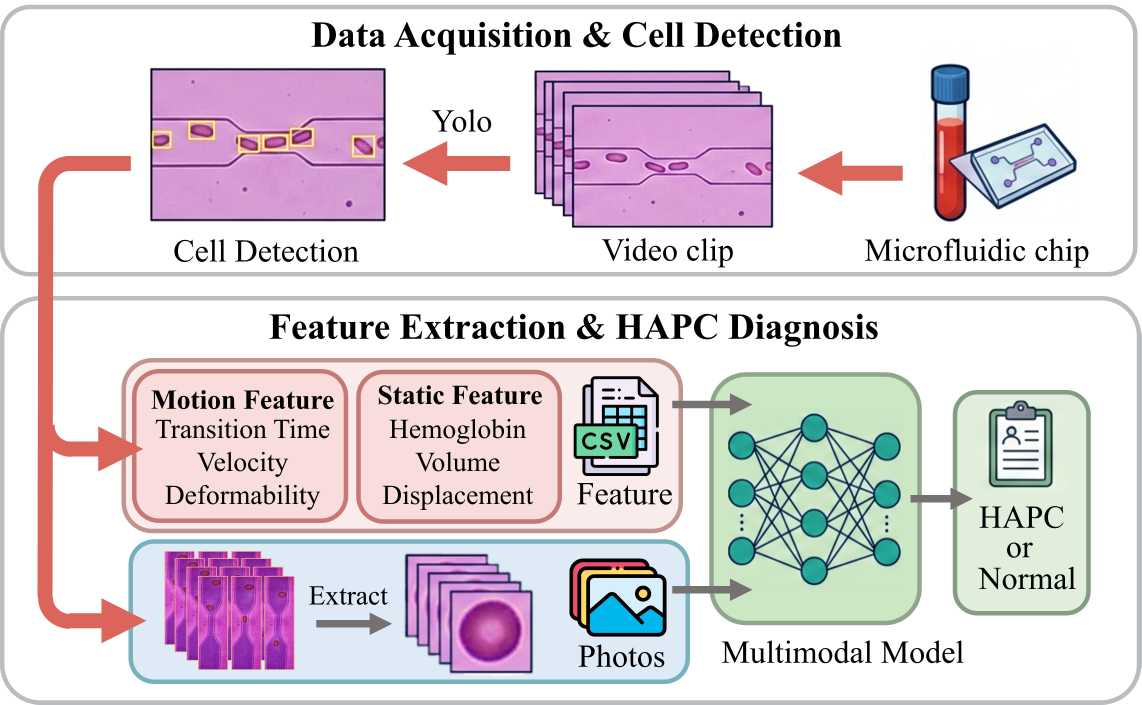
#> input picture picture/pipeline.jpg, 4565 x 2819 px (shown at 1/4 size); its folder holds only this picture in this run
$ python neck_detect.py ../picture   (older library calls are emulated)
#> lines starting #> are read from the running program, lines starting #| are printed output that depends on the picture; after the words box and inside, x2 and y2 are one past the last pixel; in counts of white or black regions, pixels touching at a corner belong together
"""Detect the narrow neck region of a microfluidic channel.

Algorithm (gradient-based, robust across varying channel appearances):
1. Strip any baked-in annotation pixels (yellow text, cyan labels).
2. Apply horizontal Sobel on LAB-L to find vertical edges = channel walls.
3. For each row, pick the strongest negative gradient (left wall) in the
   left half and the strongest positive gradient (right wall) in the right
   half. Require both to exceed a row-noise threshold.
4. Median-filter the left/right wall positions along Y to smooth out
   anomalies (cells in the interior, brief shadows).
5. Width profile = right - left. Neck rows = rows whose smoothed width is
   within neck_ratio × min_width.
6. Return neck_top, neck_bottom = longest contiguous neck segment.

This works whether walls are bright pink on purple (old images) or subtly
brighter on nearly-uniform saturation (new images) because a channel wall
is always a *local edge* regardless of absolute color.
"""
import cv2
import numpy as np
from scipy.ndimage import median_filter


def _strip_annotations(image_bgr):
    """Return a copy of the image with yellow/cyan/white annotation pixels
    inpainted from surrounding content.

    Uses cv2.inpaint (Telea algorithm) instead of a single median-BG fill,
    which avoids creating a horizontal dark strip through any cell that
    happens to sit under the annotation text.
    """
    B_ch, G_ch, R_ch = cv2.split(image_bgr)
    anno = (((R_ch > 200) & (G_ch > 180) & (B_ch < 140))
            | ((G_ch > 200) & (B_ch > 200) & (R_ch < 200))
            | ((R_ch > 230) & (G_ch > 230) & (B_ch > 230)))
    if not anno.any():
        return image_bgr
    # Slightly dilate the mask so the text's anti-aliased edges are
    # also inpainted; otherwise a thin colored halo remains.
    mask = anno.astype(np.uint8) * 255
    mask = cv2.dilate(mask, np.ones((3, 3), np.uint8))
    # Telea inpainting with small radius is fast and preserves local color
    return cv2.inpaint(image_bgr, mask, 3, cv2.INPAINT_TELEA)


def _gradient_wall_positions(image_bgr, min_edge_strength_factor=1.5):
    """Find left and right wall x-positions for every row using horizontal
    gradient.

    Returns:
        (lefts, rights, widths) int32 arrays of length H
        -1 where detection failed for that row
    """
    H, W = image_bgr.shape[:2]

    # LAB-L is robust lightness. Vertical Gaussian blur stabilizes walls
    # (continuous vertically) while preserving horizontal edges.
    lab = cv2.cvtColor(image_bgr, cv2.COLOR_BGR2LAB)
    L = lab[:, :, 0].astype(np.float32)
    L_smooth = cv2.GaussianBlur(L, (9, 31), 0)

    # Horizontal gradient. Walls are vertical lines = strong ±grad_x.
    grad_x = cv2.Sobel(L_smooth, cv2.CV_32F, 1, 0, ksize=5)

    lefts = np.full(H, -1, dtype=np.int32)
    rights = np.full(H, -1, dtype=np.int32)
    widths = np.full(H, -1, dtype=np.int32)

    mid = W // 2
    overlap = 20  # allow a bit past mid for asymmetric channels

    for y in range(H):
        row = grad_x[y]
        # Left wall: strongest negative gradient in the left half
        left_half = row[:mid + overlap]
        L_x = int(np.argmin(left_half))
        L_val = left_half[L_x]
        # Right wall: strongest positive gradient in the right half
        right_half = row[mid - overlap:]
        R_x = int(np.argmax(right_half)) + (mid - overlap)
        R_val = row[R_x]

        # Both must be stronger than noise in this row
        row_noise = np.std(row) * min_edge_strength_factor
        if L_val < -row_noise and R_val > row_noise and R_x > L_x:
            lefts[y] = L_x
            rights[y] = R_x
            widths[y] = R_x - L_x

    return lefts, rights, widths


def detect_channel_neck(
    image_bgr,
    neck_ratio=1.3,
    smooth_window=31,
    fallback_margin=0.33,
    max_gap_rows=60,
    min_edge_strength_factor=1.5,
    debug=False,
):
    """Detect (neck_top_y, neck_bottom_y) of the vertical channel.

    Returns dict with: neck_top, neck_bottom, lefts, rights, widths
    """
    H, W = image_bgr.shape[:2]

    img_clean = _strip_annotations(image_bgr)

    lefts_raw, rights_raw, widths_raw = _gradient_wall_positions(
        img_clean, min_edge_strength_factor=min_edge_strength_factor
    )

    # Median-filter the wall positions along Y to suppress outliers
    # (cells in the interior, brief shadows). This gives us stable,
    # monotonically-varying wall curves.
    valid = (lefts_raw >= 0).astype(np.float32)
    valid_ratio = float(valid.sum() / H)
    if debug:
        print(f"  [neck] valid_ratio={valid_ratio:.2f} "
              f"({int(valid.sum())}/{H})")

    fallback_top = int(H * fallback_margin)
    fallback_bottom = int(H * (1 - fallback_margin))

    if valid_ratio < 0.30:
        if debug:
            print(f"  [neck] too few valid rows, fallback to "
                  f"({fallback_top}, {fallback_bottom})")
        return {
            "neck_top": fallback_top,
            "neck_bottom": fallback_bottom,
            "widths": widths_raw,
            "lefts": lefts_raw,
            "rights": rights_raw,
        }

    # For smoothing: replace -1 with median so filter doesn't get skewed
    lefts_f = lefts_raw.astype(np.float32)
    rights_f = rights_raw.astype(np.float32)
    med_l = float(np.median(lefts_raw[lefts_raw >= 0]))
    med_r = float(np.median(rights_raw[rights_raw >= 0]))
    lefts_f[lefts_raw < 0] = med_l
    rights_f[rights_raw < 0] = med_r

    lefts_s = median_filter(lefts_f, size=31)
    rights_s = median_filter(rights_f, size=31)
    widths_s = rights_s - lefts_s

    # Light moving-average smoothing of widths for neck detection
    if smooth_window > 1:
        kern = np.ones(smooth_window, dtype=np.float32) / smooth_window
        widths_smooth = np.convolve(widths_s, kern, mode="same")
    else:
        widths_smooth = widths_s

    # Neck = rows where width is close to the minimum
    # Use robust estimate: min of moderately-smoothed widths, ignoring
    # the smallest 10% (which can include wall-detection anomalies)
    # Filter out only actively-valid rows for percentile calc
    widths_for_stats = widths_smooth[widths_smooth > 0]
    if len(widths_for_stats) < 10:
        if debug:
            print(f"  [neck] too few width samples, fallback")
        return {
            "neck_top": fallback_top, "neck_bottom": fallback_bottom,
            "widths": widths_s.astype(np.int32),
            "lefts": lefts_s.astype(np.int32),
            "rights": rights_s.astype(np.int32),
        }
    # 10th percentile gives a robust "typical minimum" excluding
    # anomalous tiny spikes from wall-detection glitches
    robust_min = float(np.percentile(widths_for_stats, 10))
    threshold = robust_min * neck_ratio
    neck_rows = np.where(widths_smooth <= threshold)[0]

    if len(neck_rows) < 5:
        if debug:
            print(f"  [neck] few neck rows, fallback")
        return {
            "neck_top": fallback_top,
            "neck_bottom": fallback_bottom,
            "widths": widths_s.astype(np.int32),
            "lefts": lefts_s.astype(np.int32),
            "rights": rights_s.astype(np.int32),
        }

    # Longest contiguous segment (allow small gaps)
    segments = []
    start = neck_rows[0]
    prev = start
    for y in neck_rows[1:]:
        if y - prev > max_gap_rows:
            segments.append((start, prev))
            start = y
        prev = y
    segments.append((start, prev))
    longest = max(segments, key=lambda s: s[1] - s[0])
    neck_top, neck_bottom = longest

    if debug:
        print(f"  [neck] robust_min={robust_min:.0f}, "
              f"threshold={threshold:.0f}, top={neck_top}, bottom={neck_bottom}, "
              f"segments={len(segments)}")

    return {
        "neck_top": int(neck_top),
        "neck_bottom": int(neck_bottom),
        "widths": widths_s.astype(np.int32),
        "lefts": lefts_s.astype(np.int32),
        "rights": rights_s.astype(np.int32),
    }


# [49 lines left out: functions build_channel_interior_mask, _per_row_channel_width, not called in this run]


if __name__ == "__main__":
    import sys
    from pathlib import Path
    d = Path(sys.argv[1]) if len(sys.argv) > 1 else Path("H:/20/model/images")
    for p in sorted(d.iterdir()):
        img = cv2.imread(str(p))
#> img is the input picture: shape (2819, 4565, 3); mean B, G, R 218, 211.7, 220.7
        if img is None:
            continue
        print(f"\n=== {p.name}: {img.shape[1]}x{img.shape[0]} ===")
#| === pipeline.jpg: 4565x2819 ===
        res = detect_channel_neck(img, debug=True)
#> in _strip_annotations, `B_ch, G_ch, R_ch = cv2.split(image_bgr)`:
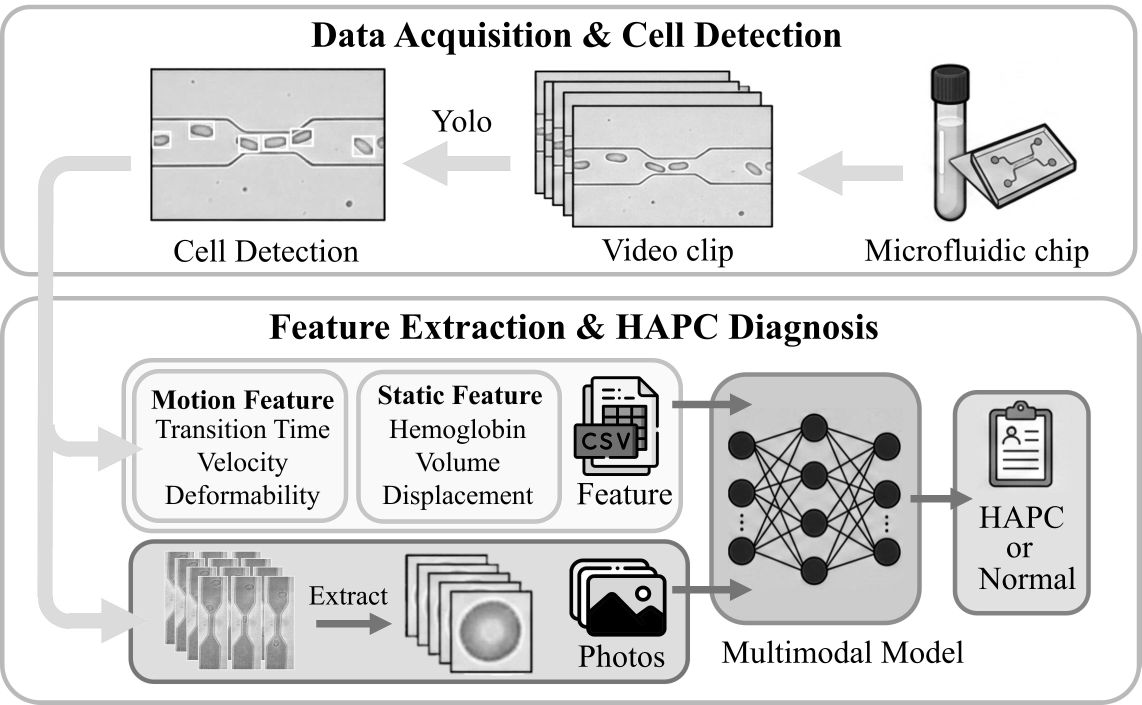
#> R_ch: shape (2819, 4565) (shown at 1/4 size); min 0, max 255, mean 220.7
#> in _strip_annotations, `anno = (((R_ch > 200) & (G_ch > 180) & (B_ch < 140)) | ((G_ch > 200) &..`:
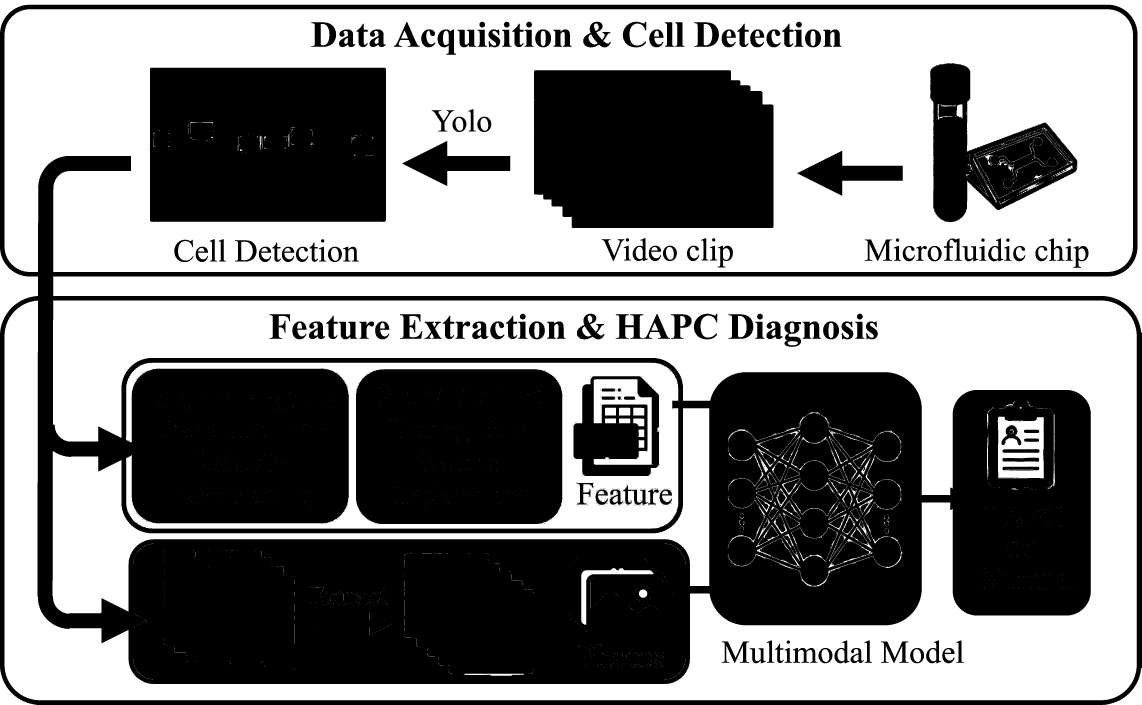
#> anno: shape (2819, 4565) bool (shown at 1/4 size); 53.3% white; 957 black regions (796 under 20 px), largest, box (x1, y1, x2, y2) and area: (0, 19, 4565, 2819) 3767461, (599, 271, 1544, 888) 580030, (2136, 281, 3094, 913) 576340
#> in _strip_annotations, `mask = cv2.dilate(mask, np.ones((3, 3), np.uint8))`: mask: shape (2819, 4565); 55% white; 265 black regions (60 under 20 px), largest, box (x1, y1, x2, y2) and area: (0, 20, 4565, 2819) 3542375, (601, 272, 1543, 887) 574336, (2137, 282, 3093, 911) 573147
#> in _strip_annotations, `return cv2.inpaint(image_bgr, mask, 3, cv2.INPAINT_TELEA)`:
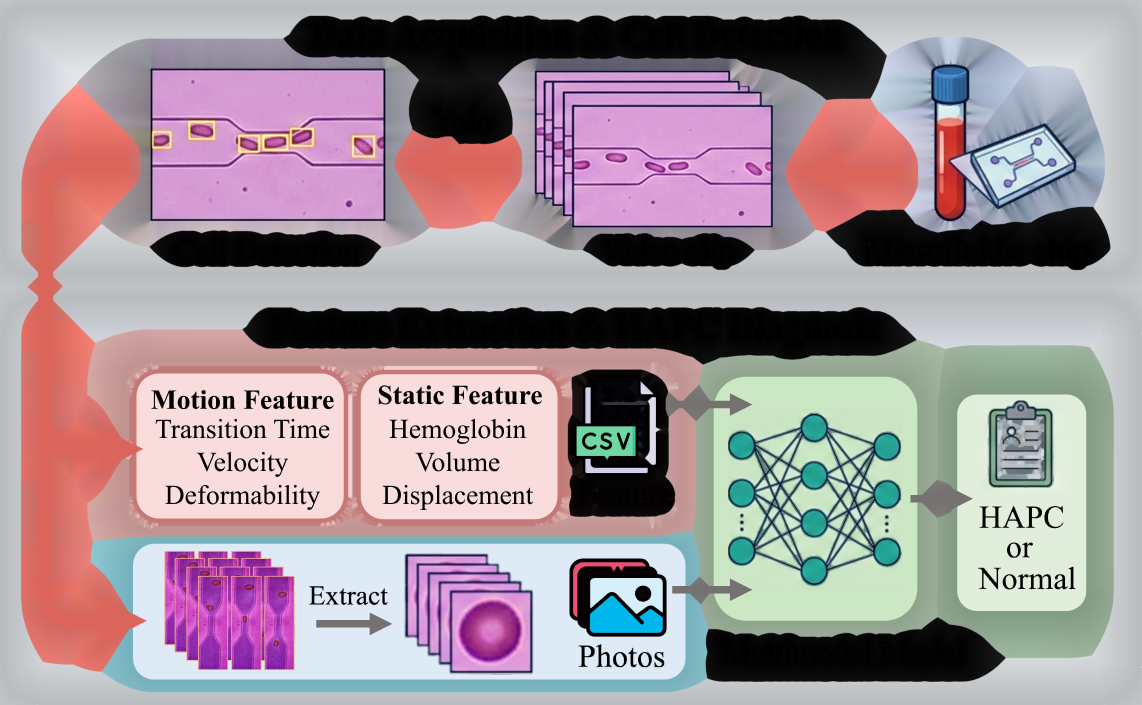
#> returned value: shape (2819, 4565, 3) (shown at 1/4 size); mean of channels 0, 1, 2 153.9, 147.3, 162; drawn as B, G, R
#> in _gradient_wall_positions, `lab = cv2.cvtColor(image_bgr, cv2.COLOR_BGR2LAB)`: lab: shape (2819, 4565, 3); mean of channels 0, 1, 2 158, 135.2, 127.5
#> in _gradient_wall_positions, `L = lab[:, :, 0].astype(np.float32)`:
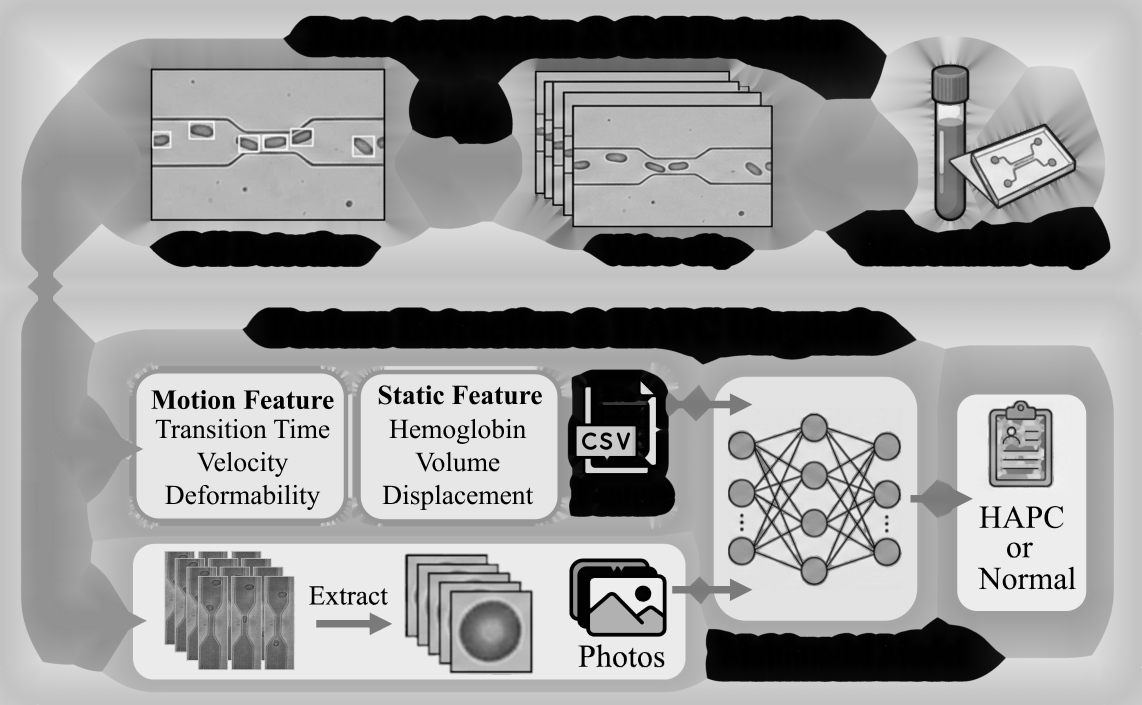
#> L: shape (2819, 4565) float32 (shown at 1/4 size); min 0, max 253, mean 158
#> in _gradient_wall_positions, `grad_x = cv2.Sobel(L_smooth, cv2.CV_32F, 1, 0, ksize=5)`:
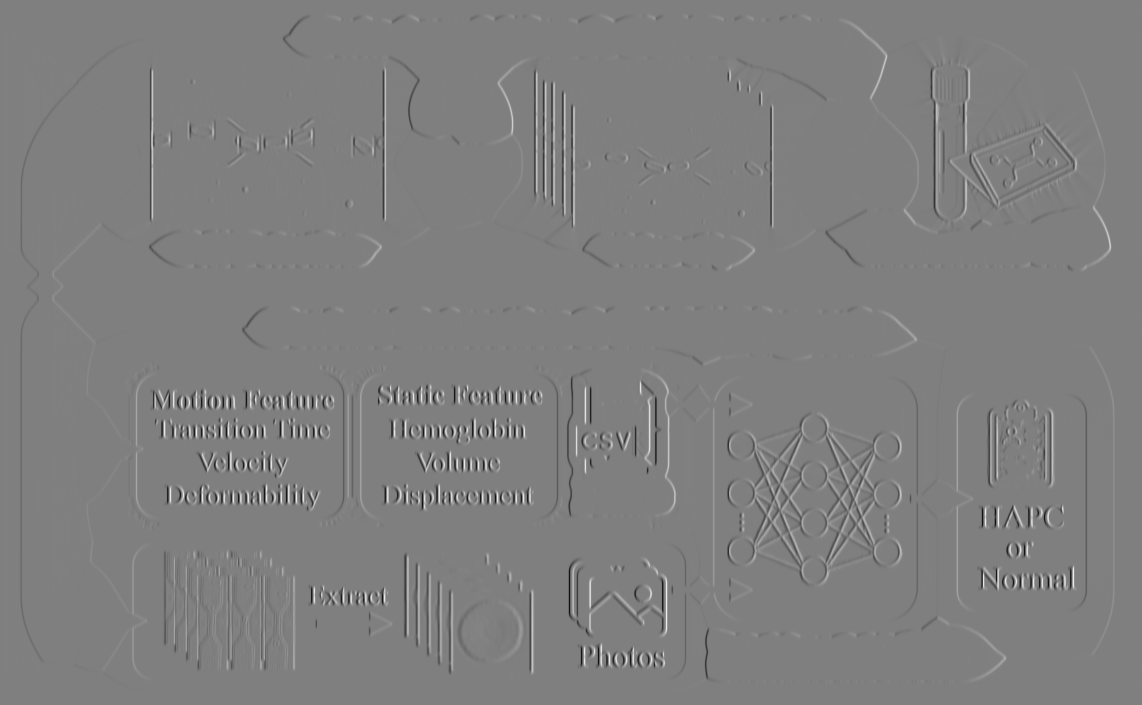
#> grad_x: shape (2819, 4565) float32 (shown at 1/4 size); min -6134.1, max 6121, mean 0; drawn with min black and max white
#> the loop in _gradient_wall_positions, `for y in range(H):` made 2819 passes
#> (L_x, L_val, R_x, R_val, row_noise) on passes 1 to 3: (7, -13.78, 4512, 16.8, 2.85), (7, -13.71, 4512, 16.72, 2.85), (7, -13.5, 4511, 16.5, 2.84)
#> after the loop in _gradient_wall_positions, `for y in range(H):`: lefts = 2819 values, max 2289 at index 878, min -1 at index 1090, mean 1394.4; rights = 2819 values, max 4553 at index 31, min -1 at index 1090, mean 3015.1; widths = 2819 values, max 4539 at index 2787, min -1 at index 1090, mean 1620.6
#> in detect_channel_neck, `lefts_raw, rights_raw, widths_raw = _gradient_wall_positions( img_clea..`: lefts_raw has the same summary as lefts in _gradient_wall_positions; rights_raw has the same summary as rights in _gradient_wall_positions; widths_raw has the same summary as widths in _gradient_wall_positions
#> in detect_channel_neck, `valid = (lefts_raw >= 0).astype(np.float32)`: valid = 2819 values, max 1 at index 0, min 0 at index 1090, mean 0.95
#> in detect_channel_neck, `valid_ratio = float(valid.sum() / H)`: valid_ratio = 0.95
#|   [neck] valid_ratio=0.95 (2677/2819)
#> in detect_channel_neck, `lefts_f = lefts_raw.astype(np.float32)`: lefts_f has the same summary as lefts in _gradient_wall_positions
#> in detect_channel_neck, `rights_f = rights_raw.astype(np.float32)`: rights_f has the same summary as rights in _gradient_wall_positions
#> in detect_channel_neck, `med_l = float(np.median(lefts_raw[lefts_raw >= 0]))`: med_l = 1707
#> in detect_channel_neck, `med_r = float(np.median(rights_raw[rights_raw >= 0]))`: med_r = 2941
#> in detect_channel_neck, `lefts_s = median_filter(lefts_f, size=31)`: lefts_s = 2819 values, max 2289 at index 878, min 7 at index 2785, mean 1490.1
#> in detect_channel_neck, `rights_s = median_filter(rights_f, size=31)`: rights_s = 2819 values, max 4531 at index 31, min 2295 at index 435, mean 3165
#> in detect_channel_neck, `widths_s = rights_s - lefts_s`: widths_s = 2819 values, max 4497 at index 2785, min 6 at index 878, mean 1674.9
#> in detect_channel_neck, `widths_smooth = np.convolve(widths_s, kern, mode="same")`: widths_smooth = 2819 values, max 4481.5 at index 2788, min 7 at index 457, mean 1662.7
#> in detect_channel_neck, `widths_for_stats = widths_smooth[widths_smooth > 0]`: widths_for_stats has the same summary as widths_smooth
#> in detect_channel_neck, `robust_min = float(np.percentile(widths_for_stats, 10))`: robust_min = 121
#> in detect_channel_neck, `threshold = robust_min * neck_ratio`: threshold = 157.3
#> in detect_channel_neck, `neck_rows = np.where(widths_smooth <= threshold)[0]`: neck_rows = 310 values from 448 to 1666
#> in detect_channel_neck, `start = neck_rows[0]`: start = 448
#> the loop in detect_channel_neck, `for y in neck_rows[1:]:` made 309 passes
#> start on pass 287: 1644
#> after the loop in detect_channel_neck, `for y in neck_rows[1:]:`: segments = [(448, 840)]
#> in detect_channel_neck, `longest = max(segments, key=lambda s: s[1] - s[0])`: longest = (448, 840)
#> in detect_channel_neck, `neck_top, neck_bottom = longest`: neck_top = 448; neck_bottom = 840
#|   [neck] robust_min=121, threshold=157, top=448, bottom=840, segments=2
#> res = 5 items
        print(f"  neck: {res['neck_top']} -> {res['neck_bottom']}")
#|   neck: 448 -> 840
